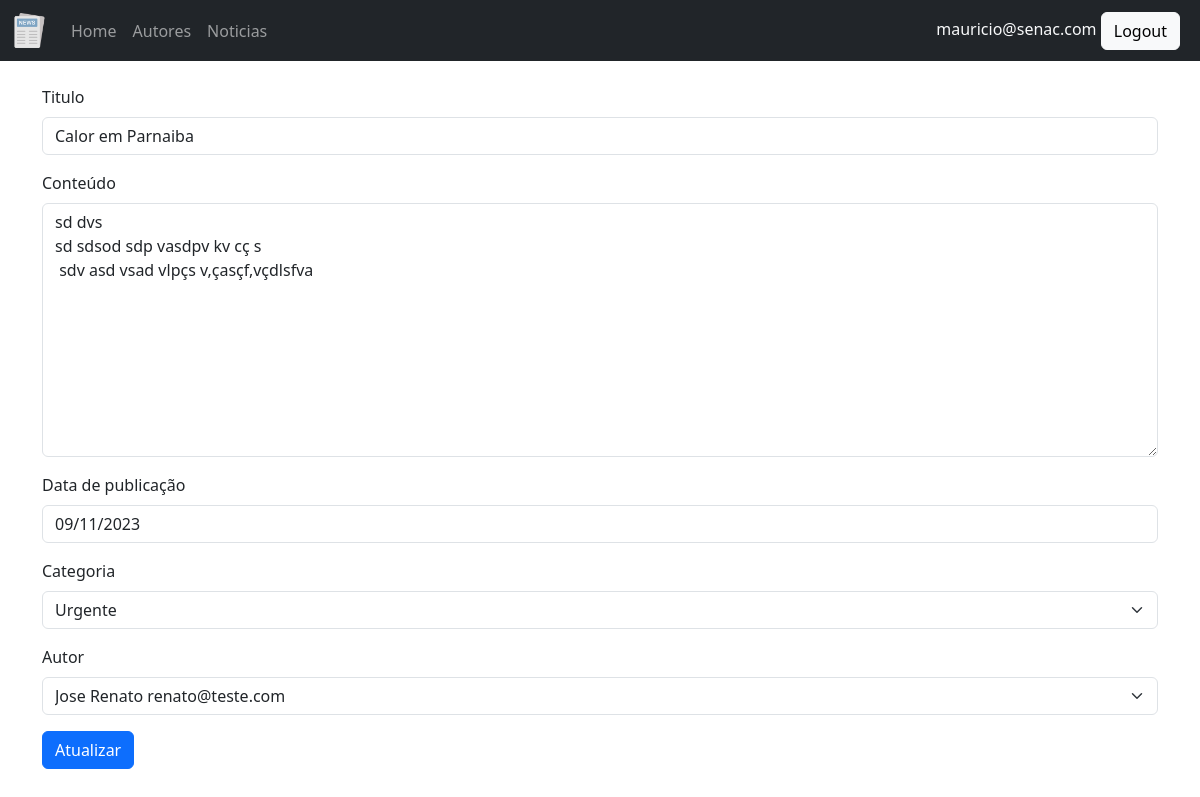
The app's page /noticias/noticia/atualizar/1 (signed in) with its own data.
### noticia/models.py (models this page shows, shortened)
class Noticia(models.Model):
    CATEGORIAS = [
        ("Urgente", "Urgente"),
        ("Esportes", "Esportes"),
        ("Política", "Política")
    ]
    titulo = models.CharField("Titulo", max_length=200)
    conteudo = models.TextField("Conteúdo")
    data_pub = models.DateField("Data de publicação")
    tags = models.CharField("Categoria", max_length=100, choices=CATEGORIAS)
    autor = models.ForeignKey(Autor, verbose_name="Autor", on_delete=models.CASCADE)
    class Meta:
        verbose_name = "Noticia"
        verbose_name_plural = "Noticias"

### noticia/views.py (the view, shortened to what this page needs)
# urls.py: path('noticia/atualizar/<int:pk>', NoticiaUpdateView.as_view(), name='atualizar-noticia'),
class NoticiaUpdateView(LoginRequiredMixin, UpdateView):
    model=Noticia
    template_name='noticia/atualizar.html'
    form_class=NoticiaForm

### noticia/forms.py
class NoticiaForm(ModelForm):
    class Meta:
        model=Noticia
        fields='__all__'

### noticia/models.py (called while the page is built)
    def __str__(self):
        return self.nome + " " + self.email

### templates/noticia/atualizar.html (shortened to what this page needs)
{% extends "base.html" %}
{% load bootstrap5 %}
{% block content %}
    <form method="post" enctype="multipart/form-data">
      {% bootstrap_form form %}
      <button class="btn btn-primary" type="submit">Atualizar</button>
    </form>
    {% endblock %}

### templates/base.html (shortened to what this page needs)
{% load static bootstrap5 %}
<!DOCTYPE html>
<html lang="en">
<head>
    <link href="https://cdn.jsdelivr.net/npm/bootstrap@5.3.2/dist/css/bootstrap.min.css" rel="stylesheet"
>
</head>
<body>
    <nav class="navbar navbar-expand-md navbar-dark bg-dark mb-4">
        <div class="container-fluid">
            <a class="navbar-brand" href="#"><img src="{% static 'img/noticia.png' %}" alt="" width="35"></a>
            <div class="collapse navbar-collapse" id="navbarCollapse">
                <ul class="navbar-nav me-auto mb-2 mb-md-0">
                    <li class="nav-item">
                        <a class="nav-link" aria-current="page" href="{% url 'home' %}">Home</a>
                    </li>
                    <li class="nav-item">
                        <a class="nav-link" href="{% url 'listar-autor' %}">Autores</a>
                    </li>
                    <li class="nav-item">
                        <a class="nav-link" href="{% url 'listar-noticia' %}">Noticias</a>
                    </li>
                </ul>
                <div class="text-end">
                    {% if user.is_authenticated %}
                    <span class="text-light">{{ user.email }}</span>
                    <a href="{% url 'logout' %}" class="btn btn-light me-2">Logout</a>
                    {% else %}
                    <a href="{% url 'login' %}" class="btn btn-outline-light me-2">Login</a>
                    <a href="{% url 'registration' %}" class="btn btn-primary me-2">Cadastro</a>
                    {% endif %}
                </div>
            </div>
        </div>
    </nav>
    <main class="container">
        {% block content  %}{% endblock%}
    </main>
</body>
</html>

### records on screen
Noticia: titulo "Calor em Parnaiba", conteudo "sd dvs sd sdsod sdp vasdpv kv cç s sdv asd vsad vlpçs v,çasçf,vçdlsfva", data_pub "09/11/2023", tags "Urgente", autor "Jose Renato renato@teste.com"

### other values on screen
{{ user.email }} "mauricio@senac.com"
